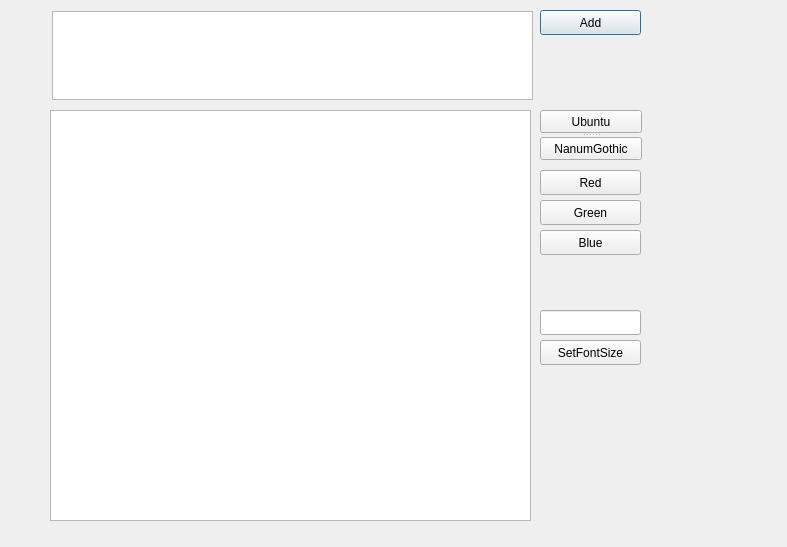
<?xml version="1.0" encoding="UTF-8"?>
<ui version="4.0">
 <class>Dialog</class>
 <widget class="QDialog" name="Dialog">
  <property name="geometry">
   <rect>
    <x>0</x>
    <y>0</y>
    <width>787</width>
    <height>547</height>
   </rect>
  </property>
  <property name="windowTitle">
   <string>Dialog</string>
  </property>
  <widget class="QTextBrowser" name="Input">
   <property name="geometry">
    <rect>
     <x>52</x>
     <y>11</y>
     <width>481</width>
     <height>89</height>
    </rect>
   </property>
   <property name="readOnly">
    <bool>false</bool>
   </property>
  </widget>
  <widget class="QTextBrowser" name="Output">
   <property name="geometry">
    <rect>
     <x>50</x>
     <y>110</y>
     <width>481</width>
     <height>411</height>
    </rect>
   </property>
  </widget>
  <widget class="QPushButton" name="pushButton">
   <property name="geometry">
    <rect>
     <x>540</x>
     <y>10</y>
     <width>101</width>
     <height>25</height>
    </rect>
   </property>
   <property name="text">
    <string>Add</string>
   </property>
  </widget>
  <widget class="QPushButton" name="RED">
   <property name="geometry">
    <rect>
     <x>540</x>
     <y>170</y>
     <width>101</width>
     <height>25</height>
    </rect>
   </property>
   <property name="text">
    <string>Red</string>
   </property>
  </widget>
  <widget class="QPushButton" name="BLUE">
   <property name="geometry">
    <rect>
     <x>540</x>
     <y>230</y>
     <width>101</width>
     <height>25</height>
    </rect>
   </property>
   <property name="text">
    <string>Blue</string>
   </property>
  </widget>
  <widget class="QPushButton" name="GREEN">
   <property name="geometry">
    <rect>
     <x>540</x>
     <y>200</y>
     <width>101</width>
     <height>25</height>
    </rect>
   </property>
   <property name="text">
    <string>Green</string>
   </property>
  </widget>
  <widget class="QLineEdit" name="FontSize">
   <property name="geometry">
    <rect>
     <x>540</x>
     <y>310</y>
     <width>101</width>
     <height>25</height>
    </rect>
   </property>
  </widget>
  <widget class="QPushButton" name="SetFontSize">
   <property name="geometry">
    <rect>
     <x>540</x>
     <y>340</y>
     <width>101</width>
     <height>25</height>
    </rect>
   </property>
   <property name="text">
    <string>SetFontSize</string>
   </property>
  </widget>
  <widget class="QSplitter" name="splitter">
   <property name="geometry">
    <rect>
     <x>540</x>
     <y>110</y>
     <width>102</width>
     <height>50</height>
    </rect>
   </property>
   <property name="orientation">
    <enum>Qt::Vertical</enum>
   </property>
   <widget class="QPushButton" name="FontUbuntu">
    <property name="text">
     <string>Ubuntu</string>
    </property>
   </widget>
   <widget class="QPushButton" name="FontNanumGothic">
    <property name="text">
     <string>NanumGothic</string>
    </property>
   </widget>
  </widget>
 </widget>
 <resources/>
 <connections/>
</ui>
